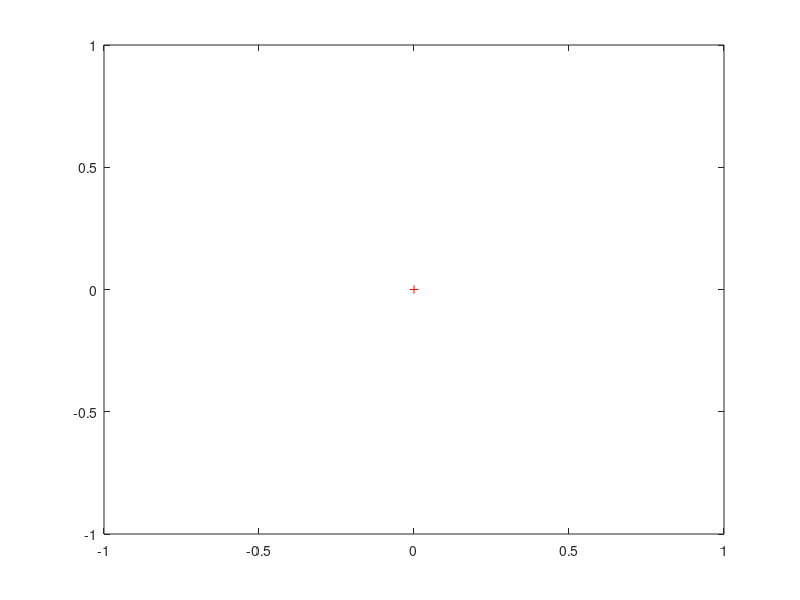

MATLAB code to generate this figure: (Note: this script raises an error after producing the figure.)
function [X_RRT, I_closest throw_X, DISTANCE] = create_RRT_throw(iterations,u_max,plot_on)

if exist('plot_on')
else
    plot_on = 1;
end

if plot_on
    close all
    %which joints to plot
    a = 1; %x axis
    b= 2; %y axis
end

x0 = [0;0];

%check here if legal

if exist('iterations')
else
    iterations = 1000
end
N = iterations;

if exist('u_max')
else
    u_max = [2];
end

u1_max = u_max;

X = x0;
I_closest = [0];
throw_X = [];
DISTANCE = [];

if plot_on
    plot(X(a,1),X(b,1),'r+')
    hold on
    pause(0.05)                    
end

for i = 1:N    
    x_demanded = 2*pi*rand(2,1) .* sign(0.5-rand(2,1));
    [x_closest i_closest] = find_closest_x(X, x_demanded);

    u1 = compute_torque_LIP_PID(x_closest,x_demanded,u1_max)
    [T, STATE] = simulation(x_closest,u1);
    [throw distance] = ask_does_throw_happen(STATE);
    x_new = STATE(:,end);
    
    %if check_if_pose_is_legal(struct_pose,struct_biped_parameter)
    if throw 
        throw_X = [throw_X x_new];
        DISTANCE = [DISTANCE distance];
        if plot_on
                    line([x_closest(a), x_new(a)],[x_closest(b), x_new(b)])
                    plot(throw_X(a,end),throw_X(b,end),'b+')
                    title(['iteration: ',num2str(i),'  RRT size: ',num2str(size(X,2)),'  number of throws: ',num2str(size(throw_X,2))])
                    pause(0.05)
            end
    else    
        X = [X, x_new];
        I_closest = [I_closest i_closest]; 
            if plot_on
                    line([x_closest(a), x_new(a)],[x_closest(b), x_new(b)])                    
                    title(['iteration: ',num2str(i),'  RRT size: ',num2str(size(X,2)),'  number of throws: ',num2str(size(throw_X,2))])
                    pause(0.05)
            end
    end
end

X_RRT = X;

number_of_poses_created = size(X_RRT,2)
out_of_iterations = N
end

function [x_closest i_closest] = find_closest_x(X, x_demanded)

distance = zeros(1,size(X,2));
for i = 1:size(X,2)
    distance(i) = norm(X(:,i) - x_demanded);
end
[v k] = min(distance);

x_closest = X(:,k);
i_closest = k;
end

function u1 = compute_torque_LIP_PID(x_closest,x_demanded,u1_max)
    p1 =1;
    d1 =1;
    u1 = [p1 d1] * (x_demanded - x_closest);
    if u1 > u1_max
        u1 = u1_max;
    elseif u1 < -u1_max;
        u1 = -u1_max;
    end
end

function [throw distance] = ask_does_throw_happen(STATE)

if max(abs(STATE(:,2))) > 0.1
    dq1_start = STATE(2,1);
    if dq1_start >= 0    
        if sum(sign(STATE(2,2)-1)) < 0
            throw = true;
        end
    elseif dq1_start < 0
        if sum(sign(STATE(2,2)+1)) > 0
            throw = true;
        end
    else
        throw = 0;
        distance = 0;
    end
else
    throw = 0;
    distance = 0;
end

    
if throw
    distance = calculate_throw_distance(STATE);
end
end

function distance = calculate_throw_distance(STATE)
distance = 0;
end

    
